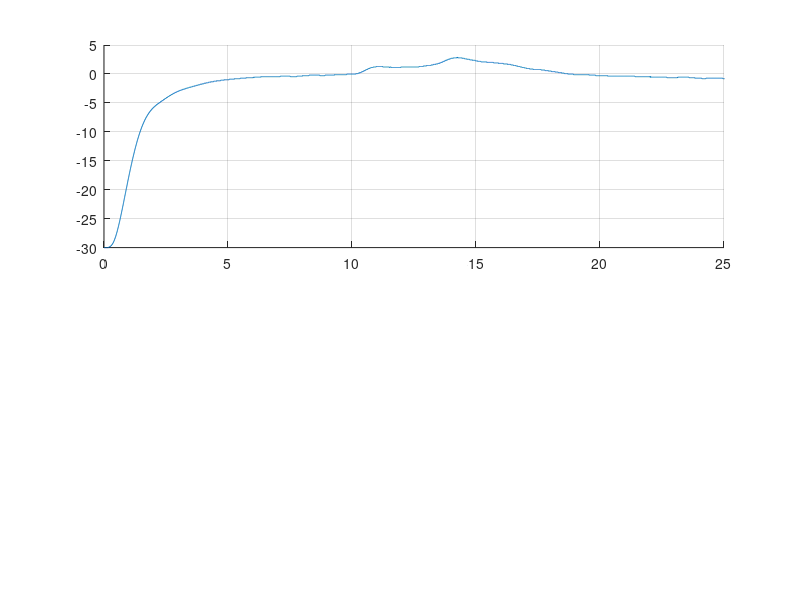

Recreate this plot in MATLAB. (Note: this script raises an error after producing the figure.)
close all;

load('sim_out_travel.mat');
load('sim_out_e.mat');
load('sim_u1.mat')
load('sim_u2.mat')

%% Plot

% Plot Elevation
subplot(2,1,1); hold on; grid on; xlim([0 25]);
hx5Sim = plot(sim_out_e(1,:), sim_out_e(2,:));
hx5Ref = plot(xTime, x5*180/pi);
legend('x5 - Elevation meassured', 'x5_{ref} - Elevation ref'); title('Elevation, nonLin without feedback');
xlabel('Time [s]'); ylabel('Angle [deg]');
set(hx5Sim, 'Color', 'g'); set(hx5Sim, 'LineWidth', 1.5);
set(hx5Ref, 'Color', 'r'); set(hx5Ref, 'LineStyle', '--'); set(hx5Ref, 'LineWidth', 1.5);



% Plot travell Ref
subplot(2,1,2); hold on; grid on; xlim([0 25]);
hx1Sim = plot(sim_out_travel(1,:), sim_out_travel(2,:));
hx1Ref = plot(xTime, x1*180/pi);
legend('x1 - Travel meassured', 'x1_{ref} - Travel ref'); title('Travel, nonLin without feedback');
xlabel('Time [s]'); ylabel('Angle [deg]');

set(hx1Sim, 'Color', 'g'); set(hx1Sim, 'LineWidth', 1.5);
set(hx1Ref, 'Color', 'r'); set(hx1Ref, 'LineStyle', '--'); set(hx1Ref, 'LineWidth', 1.5);


%% Save to vector file
print -depsc plot_nonLin_noFB